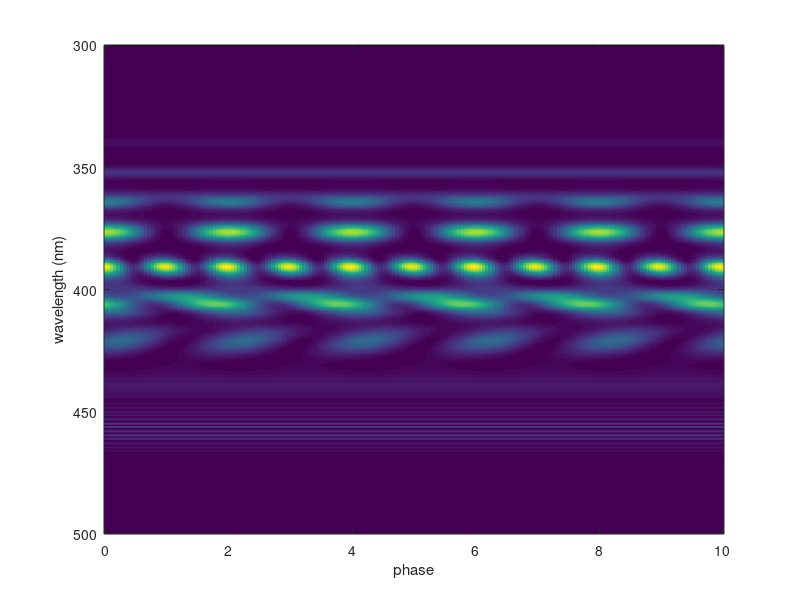
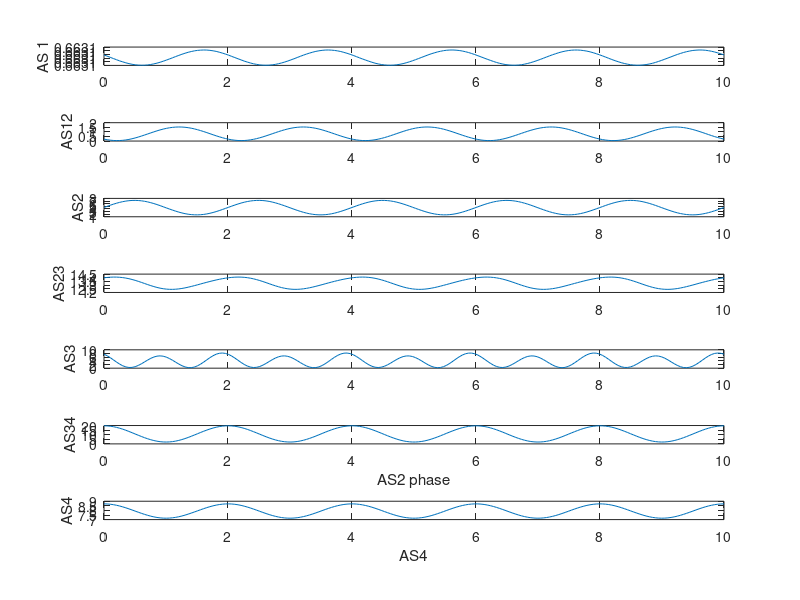

The MATLAB source for these figures, in order:
%function [] = SHG_FROG_multimode()
clear
% Author: Benjamin Strycker, Texas A&M University
% contact: ben.strycker@gmail.com
% Copied and modified codes from Jake Cohen and Vikrant Chauhan
%     from Georgia Tech University.

% This program calculates the SHG FROG trace of a multimodal pulse

% Specify unit of time as fs, unit of frequency as 1/fs
% Speed of light c is then
c = 300;

%*********************************************************************
%*********************************************************************

% Define wavelegnth range of interest, in nm, for FROG trace
lambda_low = 300;
lambda_high = 500;

% Number of frequency points
freq_num = 400;

% Number of temporal translation delay points
delay_num = 200;

% Range of temporal translation delay in fs
delay_range = 300;

% Number of zeros in zero padding for FFT algorithm
% Note, the more zeros are appended after the defined frequency range,
% the better the results will be, but the longer the calculation will take.
% The current value of 5000 seems to yield satisfactory results, although
% this value may be optimized by the user. Each FFT must be optimized. As
% the current algorithm contains two FFT's, zeros are padded twice.
num_zeros = 10000;

% Number of frequency modes
num_modes = 5;

% Center of each mode in nm, mode_wavelength=[ lambda1, lambda2, ... ]
mode_wavelength = [915, 840, 780, 730, 680];

% Bandwidth (FWHM) of each mode in nm, mode_bandwidth=[band1, band2, ... ]
mode_bandwidth = [30, 25, 20, 10, 10];

% Temporal delay of each mode in fs. One mode delay must be zero.
mode_delay = [0, 0, 0, 0, 0];

% Absolute temporal phase of each mode
mode_phase = [0*pi, 0*pi, 0.0*pi, 0*pi, 0.*pi];

% beta = 2*GDD of each mode in fs^2
beta = [-10000, 0, 0, 0, 0];

amplitude_band=[1.5,1,1,1,1];


%*********************************************************************
%*********************************************************************
% Convert wavelenth range for FROG trace to frequency in 2*pi/fs
frequency_low = 2*pi*c/lambda_high;
frequency_high = 2*pi*c/lambda_low;

% Convert to wavelength to frequency
mode_frequency = 2*pi*c./mode_wavelength;

% Convert FWHM bandwidth in nm to FWHM in 2*pi/fs
mode_bandwidth_freq = 2*pi*c.*mode_bandwidth./mode_wavelength.^2;

% Find max, min of mode frequencies
freq_max = max(mode_frequency);

band_max = max(mode_bandwidth_freq);

% Redefine mode_bandwidth to equal 2*sigma^2
mode_bandwidth_freq = 2*mode_bandwidth_freq/2.35482;

% Define frequency axis
% ********************* Note ************************
% The frequency axis must include zero for the FFT algorithm to 
% recognize the correct distance of the modes from zero. Not including
% zero will result in error, as the FFT will associate smallest frequency
% component with zero.
frequency = linspace(0, freq_max+2*band_max, freq_num);
% Find frequency step
dw=mean(diff(frequency));


% Define delay axis
%delay = linspace(-delay_range/2, delay_range/2, delay_num);
%[tau, ww]=meshgrid(delay, frequency);

%Define phase axis
phase_range=10*pi;
phase_num=200;
phase=linspace(0,phase_range,phase_num);

[phi,ww]=meshgrid(phase,frequency);
    
% Define electric field of pulses in frequency space
E1=amplitude_band(1)*exp(-((ww-mode_frequency(1))/mode_bandwidth_freq(1)).^2).*exp(i*beta(1)*(ww-mode_frequency(1)).^2)...
    .*exp(i.*(ww-mode_frequency(1)).*mode_delay(1)).*exp(i*mode_phase(1));
if (num_modes>1)
    for k=2:num_modes
    new_field=amplitude_band(k)*exp(-((ww-mode_frequency(k))./mode_bandwidth_freq(k)).^2).*exp(i.*beta(k).*(ww-mode_frequency(k)).^2)...
    .*exp(i.*(ww-mode_frequency(k)).*mode_delay(k)).*exp(i*mode_phase(k));
     if (k==3)%%%%%%%%%%%%%%%%%%%%%%%%%%scan asi (k=)
        %E1=E1+new_field;
        E1=E1+new_field.*exp(i.*phi);
     else
        E1=E1+new_field;
        %E2=E2+new_field.*exp(i*(ww-mode_frequency(k)).*tau);
        end
     end
end

E1_time=ifftshift(ifft(E1,10000,1));
   

dt = 2*pi/(num_zeros*dw);
for k=1:num_zeros
        temporal_axis(k) = 0+(k-1)*dt;
end
    
    
% Multiply the complex electric fields in time domain for Esig
Esig = (E1_time).^2;
    
        
% Transform signal back into the frequency domain

Isig0 = abs(fftshift((fft(Esig,(2*num_zeros),1)),2)).^2;
    
dw2 = 2*pi/(2*num_zeros*dt);
frequency2=zeros(1,(2*num_zeros));
for k=1:(2*num_zeros)
    frequency2(k) = 0+(k-1)*dw2;
end
    
    
% The current Isig contains much extraneous data than we want. We want
% just the frequency range of interest. 

[test1, min_index] = min(abs(frequency2-frequency_low));
[test2, max_index] = min(abs(frequency2-frequency_high));
frequency3=zeros(1,(max_index-min_index));
for k=1:(max_index-min_index)
    frequency3(k) = frequency2(min_index+(k-1));
end    
lambda2=2*pi*c./frequency3;
lambda_equal=linspace(2*pi*c/frequency2(min_index), ...
    2*pi*c/frequency2(max_index), length(frequency3));

  
% Interpolate to get equally spaced wavelength data
    
    
Isig1=interp1(frequency2, Isig0, frequency3, 'cubic');
Isig2=interp1(lambda2, Isig1, lambda_equal, 'cubic').*10e6;
phase=phase./pi;

figure
imagesc(phase, lambda_equal, Isig2),xlabel('phase'),ylabel('wavelength (nm)')
%%%%%%%%%%%%%%%%%%%%%%%%%%%%%%%%%%%%%%%%sum
%%%%%%%%%%%%%%%%%%%%%%%%%%%%%%%%%%%%%%%%frequency%%%%%%%%%%%%%%%%%%%%%%%%%
%%%%%%%%%%%%%%%% length(frequency3) is the pixel number of wavelength %%%%%%%%%%%%%%%%%%%%%%%%%%
%%%%%%%%Save the data, the path could be added before the file name%%%%%%%%%%%%%%%%%%
save('Isig.dat','-ascii','Isig2');
%%%%%%Save the phase%%%%%%%%%%%%
save('phase.dat','-ascii','phase');
%%%%%%%%%%Save the lambda_equal%%%%%%%%
save('lambda_equal.dat','-ascii','lambda_equal');
%%%%%%%%%%%%%%%%%%%%%%%%%%%%%%%%%%%%%%%%%%%%%%%%%%%%%%%%%%%%%%%%%%%%%%%%%%%%%%%%%%%%%%%%%%%%%%%%%%%%
down=1;
up=length(frequency3);
b=zeros(1,phase_num);
for m=1:phase_num
    for ij=down:up
    b(m)=b(m)+Isig2(ij,m);
    end
    
end   
%%%%%%%%%%%%%%%%%%%%%%%%%%%%%%%%%%%%%%%%%%%%%

figure
%subplot(7,1,1),plot(phase,b),ylabel('Total')
 
 
%%%%%%%%%Pick up the right wave length%%%%%%
k1=175;
wavelength_shg=num2str(lambda_equal(k1));
a=Isig2(k1,:);
subplot(7,1,1), plot(phase,a),ylabel('AS 1');
%%%%%%%%%%%%%%%%%%%%%%%%%%%%%%%%%%%%%%%%%%%%%%%%%%%%%
save('SHG_As1.dat','-ascii','a');
%%%%%%%%%%%%%%%%%%%%%%%%%%%%%%%%%%%%%%%%%%%%%%%%%%%%%%%
k2=238;
wavelength_shg=num2str(lambda_equal(k2));
a=Isig2(k2,:);
subplot(7,1,2), plot(phase,a),ylabel('AS12')
%%%%%%%%%%%%%%%%%%%%%%%%%%%%%%%%%%%%%%%%%%%%%%%%%%%%%
save('SFG_As1AS2.dat','-ascii','a');
%%%%%%%%%%%%%%%%%%%%%%%%%%%%%%%%%%%%%%%%%%%%%%%%%%%%%%%
k3=294;
wavelength_shg=num2str(lambda_equal(k3));
a=Isig2(k3,:);
subplot(7,1,3),plot(phase,a),ylabel('AS2');%title(wavelength_shg);
%%%%%%%%%%%%%%%%%%%%%%%%%%%%%%%%%%%%%%%%%%%%%%%%%%%%%
save('SHG_As2.dat','-ascii','a');
%%%%%%%%%%%%%%%%%%%%%%%%%%%%%%%%%%%%%%%%%%%%%%%%%%%%%%%

k=346;
wavelength_shg=num2str(lambda_equal(k));
a=Isig2(k,:);
subplot(7,1,4), plot(phase,a),ylabel('AS23');
%%%%%%%%%%%%%%%%%%%%%%%%%%%%%%%%%%%%%%%%%%%%%%%%%%%%%
save('SFG_As2As3.dat','-ascii','a');
%%%%%%%%%%%%%%%%%%%%%%%%%%%%%%%%%%%%%%%%%%%%%%%%%%%%%%%
k=395;
wavelength_shg=num2str(lambda_equal(k));
a=Isig2(k,:);
subplot(7,1,5), plot(phase,a),ylabel('AS3');
%%%%%%%%%%%%%%%%%%%%%%%%%%%%%%%%%%%%%%%%%%%%%%%%%%%%%
save('SHG_As3.dat','-ascii','a');
%%%%%%%%%%%%%%%%%%%%%%%%%%%%%%%%%%%%%%%%%%%%%%%%%%%%%%%

k=440;
wavelength_shg=num2str(lambda_equal(k));
a=Isig2(k,:);
subplot(7,1,6), plot(phase,a),xlabel('AS2 phase'),ylabel('AS34');
%%%%%%%%%%%%%%%%%%%%%%%%%%%%%%%%%%%%%%%%%%%%%%%%%%%%%
save('SFG_As3As4.dat','-ascii','a');
%%%%%%%%%%%%%%%%%%%%%%%%%%%%%%%%%%%%%%%%%%%%%%%%%%%%%%%
k=482;
wavelength_shg=num2str(lambda_equal(k));
a=Isig2(k,:);
subplot(7,1,7),plot(phase,a),xlabel('AS4'),ylabel('AS4');
%%%%%%%%%%%%%%%%%%%%%%%%%%%%%%%%%%%%%%%%%%%%%%%%%%%%%
save('SHG_As4.dat','-ascii','a');
%%%%%%%%%%%%%%%%%%%%%%%%%%%%%%%%%%%%%%%%%%%%%%%%%%%%%%%

k=521;
wavelength_shg=num2str(lambda_equal(k));
a=Isig2(k,:);
%subplot(4,2,8),plot(phase,a),xlabel('AS45'),ylabel('Arb.unit'),title(wavelength_shg);

%k=560;
%wavelength_shg=num2str(lambda_equal(k));
%a=Isig2(k,:);
%figure
%plot(phase,a),xlabel('AS5'),ylabel('Arb.unit'),title(wavelength_shg);



%end